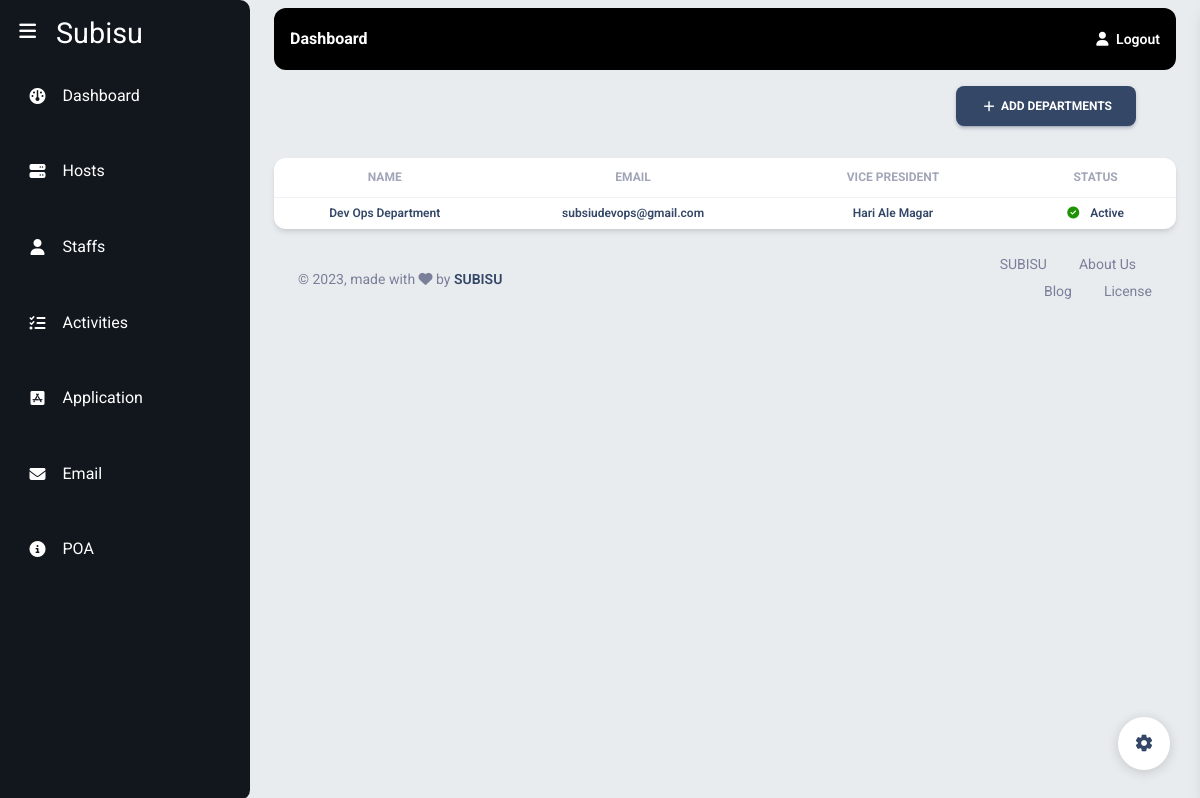
The page /departments/ (signed in) on the database its author committed.
### Models/departments.py (models this page shows, shortened)
class Departments(models.Model):
    name = models.CharField(max_length = 100, unique=True, primary_key=True)
    Email = models.EmailField()
    status = models.BooleanField(default = True)
    vpName = models.CharField(max_length=100)

### subisu/views.py (the view)
# urls.py: path('departments/', departments, name='departments'),
@login_required()
def departments(request):
    departments = Departments.objects.all()
    context = {
        'departments' : departments
    }
    return render(request, 'subisu/departments.html', context)

### task/context_processors.py (called while the page is built)
def request_processor(request):
    return {'request': request}

### templates/subisu/departments.html (shortened to what this page needs)
{%extends 'subisu/base.html' %} {%block start%}
<div class="d-flex justify-content-end px-6 py-3">
  <a class="btn btn-icon btn-3 btn-dark ml-auto" href="{%url 'create_departments'%}">
    <span class="btn-inner--icon"><i class="material-icons">add</i></span>
    <span class="btn-inner--text">Add Departments</span>
  </a>
</div>
<div class="px-4">
  <div class="card">
    <div class="table-responsive">
      <table class="table align-items-center mb-0">
        <thead>
          <tr>
            <th
              class="text-center text-uppercase text-secondary text-xs font-weight-bolder opacity-7"
            >
              Name
            </th>
            <th
              class="text-center text-uppercase text-secondary text-xs font-weight-bolder opacity-7"
            >
              Email
            </th>
            <th
              class="text-center text-uppercase text-secondary text-xs font-weight-bolder opacity-7"
            >
              Vice President
            </th>
            <th
              class="text-center text-uppercase text-secondary text-xs font-weight-bolder opacity-7"
            >
              Status
            </th>
          </tr>
        </thead>
        <tbody>
          {% for department in departments %}
          <tr>
            <td class="align-middle text-center">
              <h6 class="mb-0 text-xs">{{ department.name }}</h6>
            </td>
            <td class="align-middle text-center">
              <h6 class="mb-0 text-xs">{{ department.Email}}</h6>
            </td>
            <td class="align-middle text-center">
              <h6 class="mb-0 text-xs">{{ department.vpName}}</h6>
            </td>
            <td class="align-middle text-center" style="word-spacing: 8px">
              <h6 class="mb-0 text-xs">
                {%if department.status%}<i
                  class="fa-solid fa-circle-check"
                  style="color: #1e9306"
                ></i>
                Active {%else%}
                <i class="fa-solid fa-circle-xmark" style="color: #990a0a"></i
                >Inactive {%endif%}
              </h6>
            </td>
          </tr>
          {% endfor %}
        </tbody>
      </table>
    </div>
  </div>
  {%endblock%}

### rows shown on the page
Departments: name "Dev Ops Department", Email "subsiudevops@gmail.com", vpName "Hari Ale Magar", status True (drawn)
